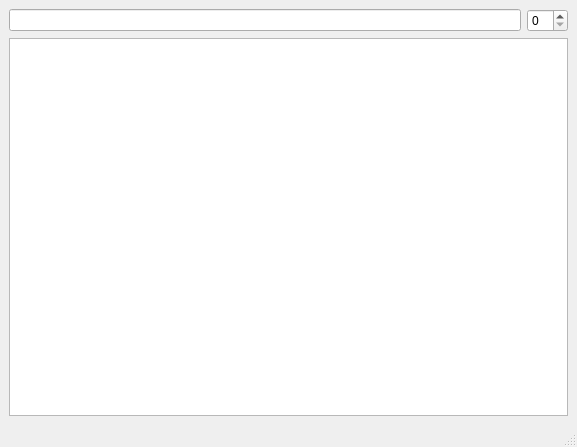
<?xml version="1.0" encoding="UTF-8"?>
<ui version="4.0">
 <class>MainWindow</class>
 <widget class="QMainWindow" name="MainWindow">
  <property name="geometry">
   <rect>
    <x>0</x>
    <y>0</y>
    <width>577</width>
    <height>447</height>
   </rect>
  </property>
  <property name="windowTitle">
   <string>MainWindow</string>
  </property>
  <widget class="QWidget" name="centralwidget">
   <layout class="QGridLayout" name="gridLayout">
    <item row="1" column="1">
     <widget class="QSpinBox" name="spinBox"/>
    </item>
    <item row="1" column="0">
     <widget class="QLineEdit" name="lineEdit"/>
    </item>
    <item row="2" column="0" colspan="2">
     <widget class="QTextEdit" name="textEdit"/>
    </item>
   </layout>
  </widget>
  <widget class="QMenuBar" name="menubar">
   <property name="geometry">
    <rect>
     <x>0</x>
     <y>0</y>
     <width>577</width>
     <height>26</height>
    </rect>
   </property>
  </widget>
  <widget class="QStatusBar" name="statusbar"/>
 </widget>
 <resources/>
 <connections/>
</ui>
